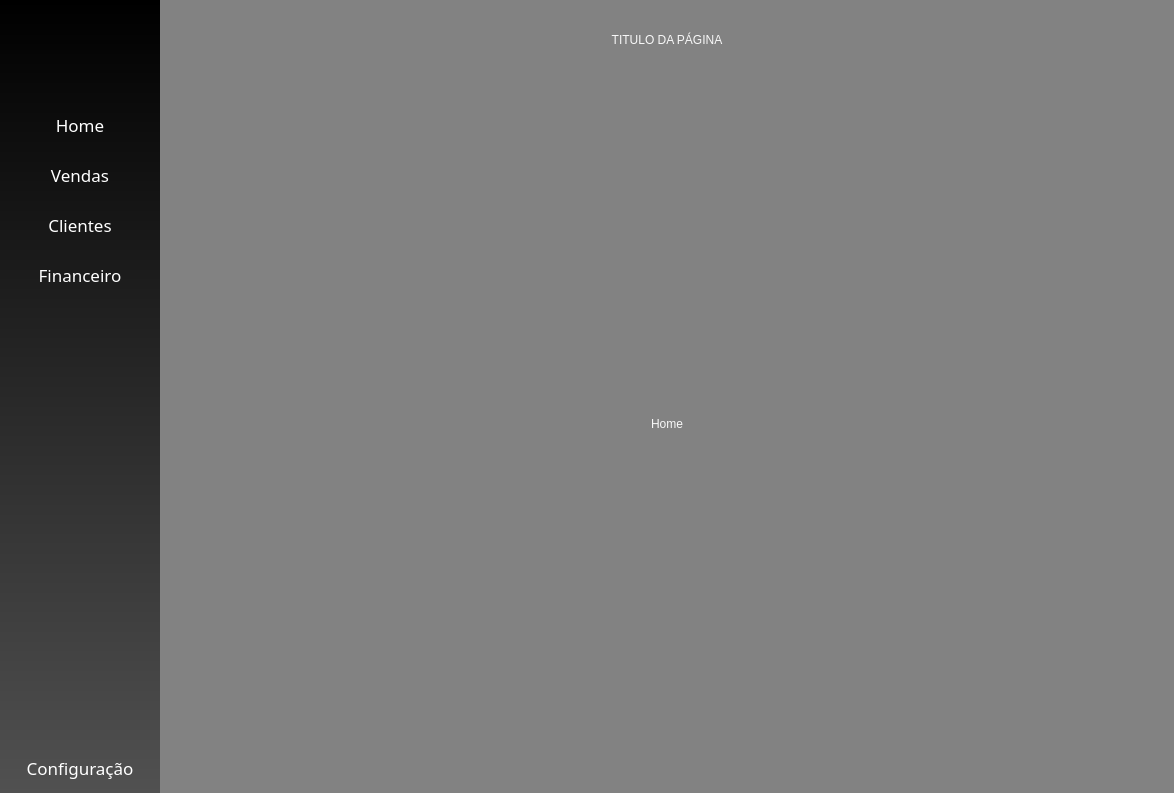
<?xml version="1.0" encoding="UTF-8"?>
<ui version="4.0">
 <class>MainWindow</class>
 <widget class="QMainWindow" name="MainWindow">
  <property name="geometry">
   <rect>
    <x>0</x>
    <y>0</y>
    <width>1174</width>
    <height>793</height>
   </rect>
  </property>
  <property name="windowTitle">
   <string>MainWindow</string>
  </property>
  <widget class="QWidget" name="centralwidget">
   <layout class="QGridLayout" name="gridLayout_4">
    <property name="leftMargin">
     <number>0</number>
    </property>
    <property name="topMargin">
     <number>0</number>
    </property>
    <property name="rightMargin">
     <number>0</number>
    </property>
    <property name="bottomMargin">
     <number>0</number>
    </property>
    <property name="horizontalSpacing">
     <number>0</number>
    </property>
    <item row="0" column="1">
     <widget class="QWidget" name="Conteudo" native="true">
      <property name="styleSheet">
       <string notr="true">background-color: rgb(130, 130, 130)</string>
      </property>
      <layout class="QGridLayout" name="gridLayout_2">
       <property name="leftMargin">
        <number>15</number>
       </property>
       <property name="topMargin">
        <number>15</number>
       </property>
       <property name="rightMargin">
        <number>15</number>
       </property>
       <property name="bottomMargin">
        <number>15</number>
       </property>
       <property name="spacing">
        <number>6</number>
       </property>
       <item row="0" column="0">
        <widget class="QLabel" name="titulo">
         <property name="minimumSize">
          <size>
           <width>0</width>
           <height>50</height>
          </size>
         </property>
         <property name="maximumSize">
          <size>
           <width>16777215</width>
           <height>50</height>
          </size>
         </property>
         <property name="styleSheet">
          <string notr="true">font: 20pt &quot;Segoe UI Variable Display Semib&quot;;
background-color: qlineargradient(spread:pad, x1:0, y1:0, x2:1, y2:1, stop:0 rgba(0, 0, 0, 0), stop:1 rgba(255, 255, 255, 0));
color: rgb(248, 248, 248)</string>
         </property>
         <property name="text">
          <string>TITULO DA PÁGINA</string>
         </property>
         <property name="alignment">
          <set>Qt::AlignCenter</set>
         </property>
        </widget>
       </item>
       <item row="1" column="0">
        <widget class="QStackedWidget" name="stackedWidget">
         <property name="styleSheet">
          <string notr="true">background-color: qlineargradient(spread:pad, x1:0, y1:0, x2:1, y2:1, stop:0 rgba(0, 0, 0, 0), stop:1 rgba(255, 255, 255, 0));</string>
         </property>
         <property name="currentIndex">
          <number>4</number>
         </property>
         <widget class="QWidget" name="Home">
          <layout class="QGridLayout" name="gridLayout_5">
           <item row="0" column="0">
            <widget class="QLabel" name="titulo_2">
             <property name="minimumSize">
              <size>
               <width>0</width>
               <height>50</height>
              </size>
             </property>
             <property name="maximumSize">
              <size>
               <width>16777215</width>
               <height>50</height>
              </size>
             </property>
             <property name="styleSheet">
              <string notr="true">font: 20pt &quot;Segoe UI Variable Display Semib&quot;;
background-color: qlineargradient(spread:pad, x1:0, y1:0, x2:1, y2:1, stop:0 rgba(0, 0, 0, 0), stop:1 rgba(255, 255, 255, 0));
color: rgb(248, 248, 248)</string>
             </property>
             <property name="text">
              <string>Home</string>
             </property>
             <property name="alignment">
              <set>Qt::AlignCenter</set>
             </property>
            </widget>
           </item>
          </layout>
         </widget>
         <widget class="QWidget" name="Vendas">
          <layout class="QGridLayout" name="gridLayout_6">
           <item row="0" column="0">
            <widget class="QLabel" name="titulo_3">
             <property name="minimumSize">
              <size>
               <width>0</width>
               <height>50</height>
              </size>
             </property>
             <property name="maximumSize">
              <size>
               <width>16777215</width>
               <height>50</height>
              </size>
             </property>
             <property name="styleSheet">
              <string notr="true">font: 20pt &quot;Segoe UI Variable Display Semib&quot;;
background-color: qlineargradient(spread:pad, x1:0, y1:0, x2:1, y2:1, stop:0 rgba(0, 0, 0, 0), stop:1 rgba(255, 255, 255, 0));
color: rgb(248, 248, 248)</string>
             </property>
             <property name="text">
              <string>Vendas</string>
             </property>
             <property name="alignment">
              <set>Qt::AlignCenter</set>
             </property>
            </widget>
           </item>
          </layout>
         </widget>
         <widget class="QWidget" name="Clientes">
          <layout class="QGridLayout" name="gridLayout_7">
           <item row="0" column="0">
            <widget class="QLabel" name="titulo_4">
             <property name="minimumSize">
              <size>
               <width>0</width>
               <height>50</height>
              </size>
             </property>
             <property name="maximumSize">
              <size>
               <width>16777215</width>
               <height>50</height>
              </size>
             </property>
             <property name="styleSheet">
              <string notr="true">font: 20pt &quot;Segoe UI Variable Display Semib&quot;;
background-color: qlineargradient(spread:pad, x1:0, y1:0, x2:1, y2:1, stop:0 rgba(0, 0, 0, 0), stop:1 rgba(255, 255, 255, 0));
color: rgb(248, 248, 248)</string>
             </property>
             <property name="text">
              <string>Clientes</string>
             </property>
             <property name="alignment">
              <set>Qt::AlignCenter</set>
             </property>
            </widget>
           </item>
          </layout>
         </widget>
         <widget class="QWidget" name="Financeiro">
          <layout class="QGridLayout" name="gridLayout_8">
           <item row="0" column="0">
            <widget class="QLabel" name="titulo_5">
             <property name="minimumSize">
              <size>
               <width>0</width>
               <height>50</height>
              </size>
             </property>
             <property name="maximumSize">
              <size>
               <width>16777215</width>
               <height>50</height>
              </size>
             </property>
             <property name="styleSheet">
              <string notr="true">font: 20pt &quot;Segoe UI Variable Display Semib&quot;;
background-color: qlineargradient(spread:pad, x1:0, y1:0, x2:1, y2:1, stop:0 rgba(0, 0, 0, 0), stop:1 rgba(255, 255, 255, 0));
color: rgb(248, 248, 248)</string>
             </property>
             <property name="text">
              <string>Financeiro</string>
             </property>
             <property name="alignment">
              <set>Qt::AlignCenter</set>
             </property>
            </widget>
           </item>
          </layout>
         </widget>
         <widget class="QWidget" name="Configuracoes">
          <layout class="QGridLayout" name="gridLayout_3">
           <item row="0" column="0">
            <widget class="QLabel" name="Home_2">
             <property name="minimumSize">
              <size>
               <width>0</width>
               <height>50</height>
              </size>
             </property>
             <property name="maximumSize">
              <size>
               <width>16777215</width>
               <height>50</height>
              </size>
             </property>
             <property name="styleSheet">
              <string notr="true">font: 20pt &quot;Segoe UI Variable Display Semib&quot;;
background-color: qlineargradient(spread:pad, x1:0, y1:0, x2:1, y2:1, stop:0 rgba(0, 0, 0, 0), stop:1 rgba(255, 255, 255, 0));
color: rgb(248, 248, 248)</string>
             </property>
             <property name="text">
              <string>Home</string>
             </property>
             <property name="alignment">
              <set>Qt::AlignCenter</set>
             </property>
            </widget>
           </item>
          </layout>
         </widget>
        </widget>
       </item>
      </layout>
     </widget>
    </item>
    <item row="0" column="0">
     <widget class="QWidget" name="MenuLateral" native="true">
      <property name="minimumSize">
       <size>
        <width>160</width>
        <height>0</height>
       </size>
      </property>
      <property name="maximumSize">
       <size>
        <width>160</width>
        <height>16777215</height>
       </size>
      </property>
      <property name="styleSheet">
       <string notr="true">background-color: qlineargradient(spread:pad, x1:0.489, y1:0, x2:0.489, y2:1, stop:0 rgba(0, 0, 0, 255), stop:1 rgba(81, 81, 81, 255));</string>
      </property>
      <layout class="QVBoxLayout" name="verticalLayout">
       <property name="spacing">
        <number>0</number>
       </property>
       <property name="leftMargin">
        <number>0</number>
       </property>
       <property name="topMargin">
        <number>0</number>
       </property>
       <property name="rightMargin">
        <number>0</number>
       </property>
       <property name="bottomMargin">
        <number>0</number>
       </property>
       <item>
        <widget class="QWidget" name="Logo" native="true">
         <property name="minimumSize">
          <size>
           <width>0</width>
           <height>80</height>
          </size>
         </property>
         <property name="maximumSize">
          <size>
           <width>16777215</width>
           <height>80</height>
          </size>
         </property>
         <property name="styleSheet">
          <string notr="true">background-color: qlineargradient(spread:pad, x1:0, y1:0, x2:1, y2:1, stop:0 rgba(0, 0, 0, 0), stop:1 rgba(255, 255, 255, 0));</string>
         </property>
         <layout class="QGridLayout" name="gridLayout">
          <item row="0" column="0">
           <widget class="QPushButton" name="btn_logo">
            <property name="minimumSize">
             <size>
              <width>0</width>
              <height>70</height>
             </size>
            </property>
            <property name="maximumSize">
             <size>
              <width>16777215</width>
              <height>50</height>
             </size>
            </property>
            <property name="font">
             <font>
              <family>Segoe UI Variable</family>
              <pointsize>20</pointsize>
             </font>
            </property>
            <property name="styleSheet">
             <string notr="true">QPushButton {
	image: url(:/newPrefix/rancho.png);
background-color: qlineargradient(spread:pad, x1:0, y1:0, x2:1, y2:1, stop:0 rgba(0, 0, 0, 0), stop:1 rgba(255, 255, 255, 0));
border:none;
color: white;
padding: 5px;
}</string>
            </property>
            <property name="text">
             <string/>
            </property>
           </widget>
          </item>
         </layout>
        </widget>
       </item>
       <item>
        <widget class="QWidget" name="nav_bar" native="true">
         <property name="styleSheet">
          <string notr="true">QWidget {
background-color: qlineargradient(spread:pad, x1:0, y1:0, x2:1, y2:1, stop:0 rgba(0, 0, 0, 0), stop:1 rgba(255, 255, 255, 0));
font: 13pt &quot;Segoe UI Variable Display Semib&quot;;
}

QPushButton {
background-color: qlineargradient(spread:pad, x1:0, y1:0, x2:1, y2:1, stop:0 rgba(0, 0, 0, 0), stop:1 rgba(255, 255, 255, 0));
border:none;
color: white;
}

QPushButton:hover {
	border-bottom: 2px solid rgb(124, 199, 73);
}
QPushButton:pressed {
	border-bottom: 4px solid rgb(97, 157, 58);
}</string>
         </property>
         <layout class="QVBoxLayout" name="verticalLayout_3">
          <property name="spacing">
           <number>0</number>
          </property>
          <property name="leftMargin">
           <number>0</number>
          </property>
          <property name="topMargin">
           <number>20</number>
          </property>
          <property name="rightMargin">
           <number>0</number>
          </property>
          <property name="bottomMargin">
           <number>0</number>
          </property>
          <item>
           <widget class="QPushButton" name="btn_home">
            <property name="minimumSize">
             <size>
              <width>0</width>
              <height>50</height>
             </size>
            </property>
            <property name="maximumSize">
             <size>
              <width>16777215</width>
              <height>50</height>
             </size>
            </property>
            <property name="font">
             <font>
              <family>Segoe UI Variable Display Semib</family>
              <pointsize>13</pointsize>
              <weight>50</weight>
              <italic>false</italic>
              <bold>false</bold>
             </font>
            </property>
            <property name="styleSheet">
             <string notr="true"/>
            </property>
            <property name="text">
             <string>Home</string>
            </property>
           </widget>
          </item>
          <item>
           <widget class="QPushButton" name="btn_vendas">
            <property name="minimumSize">
             <size>
              <width>0</width>
              <height>50</height>
             </size>
            </property>
            <property name="maximumSize">
             <size>
              <width>16777215</width>
              <height>50</height>
             </size>
            </property>
            <property name="font">
             <font>
              <family>Segoe UI Variable Display Semib</family>
              <pointsize>13</pointsize>
              <weight>50</weight>
              <italic>false</italic>
              <bold>false</bold>
             </font>
            </property>
            <property name="styleSheet">
             <string notr="true"/>
            </property>
            <property name="text">
             <string>Vendas</string>
            </property>
           </widget>
          </item>
          <item>
           <widget class="QPushButton" name="btn_clientes">
            <property name="minimumSize">
             <size>
              <width>0</width>
              <height>50</height>
             </size>
            </property>
            <property name="maximumSize">
             <size>
              <width>16777215</width>
              <height>50</height>
             </size>
            </property>
            <property name="font">
             <font>
              <family>Segoe UI Variable Display Semib</family>
              <pointsize>13</pointsize>
              <weight>50</weight>
              <italic>false</italic>
              <bold>false</bold>
             </font>
            </property>
            <property name="styleSheet">
             <string notr="true"/>
            </property>
            <property name="text">
             <string>Clientes</string>
            </property>
           </widget>
          </item>
          <item>
           <widget class="QPushButton" name="btn_financeiro">
            <property name="minimumSize">
             <size>
              <width>0</width>
              <height>50</height>
             </size>
            </property>
            <property name="maximumSize">
             <size>
              <width>16777215</width>
              <height>50</height>
             </size>
            </property>
            <property name="font">
             <font>
              <family>Segoe UI Variable Display Semib</family>
              <pointsize>13</pointsize>
              <weight>50</weight>
              <italic>false</italic>
              <bold>false</bold>
             </font>
            </property>
            <property name="styleSheet">
             <string notr="true"/>
            </property>
            <property name="text">
             <string>Financeiro</string>
            </property>
           </widget>
          </item>
          <item>
           <spacer name="verticalSpacer">
            <property name="orientation">
             <enum>Qt::Vertical</enum>
            </property>
            <property name="sizeHint" stdset="0">
             <size>
              <width>20</width>
              <height>40</height>
             </size>
            </property>
           </spacer>
          </item>
          <item>
           <widget class="QPushButton" name="configuracoes">
            <property name="minimumSize">
             <size>
              <width>0</width>
              <height>50</height>
             </size>
            </property>
            <property name="maximumSize">
             <size>
              <width>16777215</width>
              <height>50</height>
             </size>
            </property>
            <property name="font">
             <font>
              <family>Segoe UI Variable Display Semib</family>
              <pointsize>13</pointsize>
              <weight>50</weight>
              <italic>false</italic>
              <bold>false</bold>
             </font>
            </property>
            <property name="styleSheet">
             <string notr="true"/>
            </property>
            <property name="text">
             <string>Configuração</string>
            </property>
           </widget>
          </item>
         </layout>
        </widget>
       </item>
      </layout>
     </widget>
    </item>
   </layout>
  </widget>
 </widget>
 <resources>
  <include location="GUI/resource.qrc"/>
 </resources>
 <connections/>
</ui>
